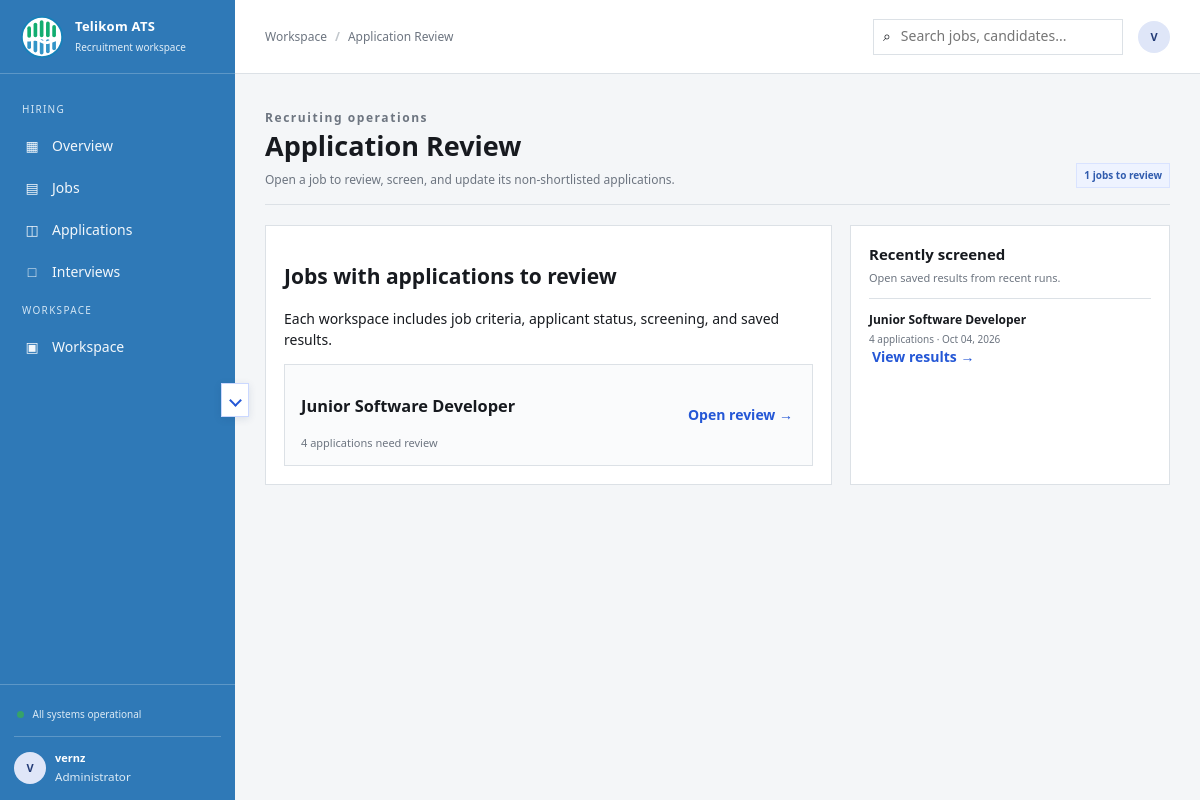
Before: /dashboard/review/ (signed in) with the older database file.
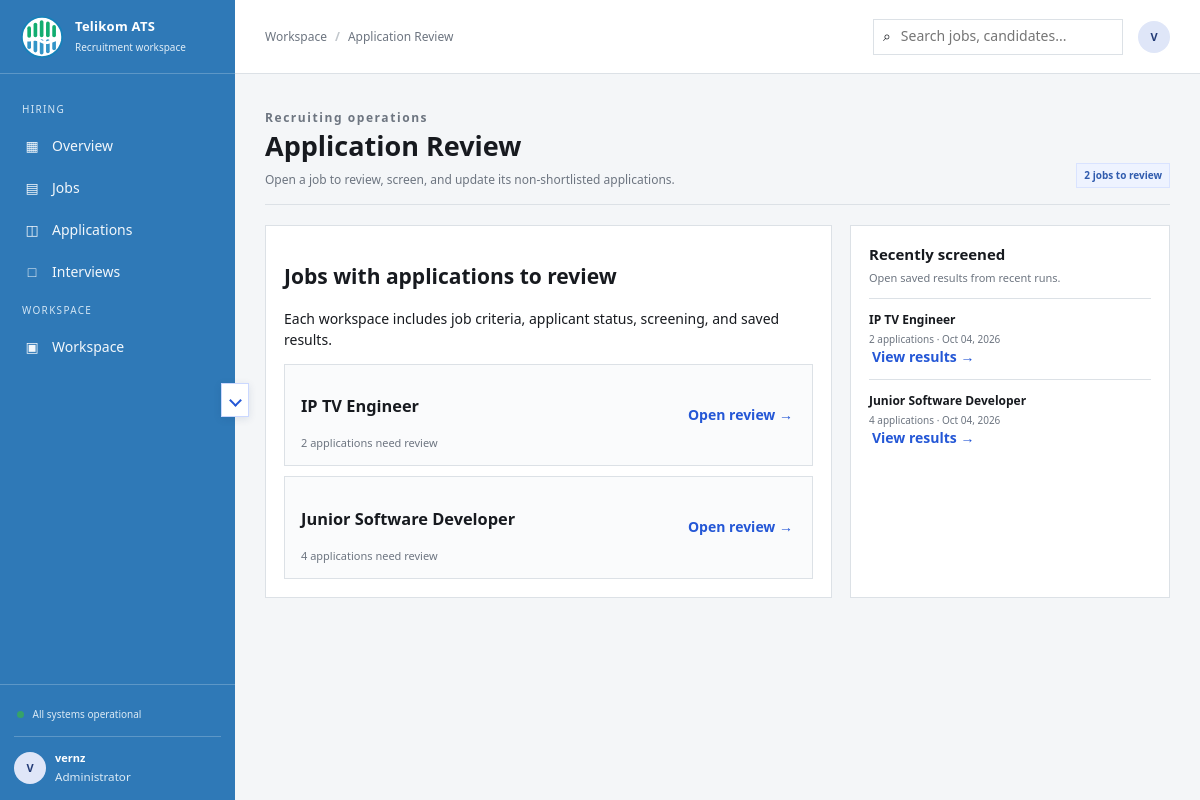
After: the same page with the newer database file.
### job_application/models.py (models this page shows, shortened)
class Job(models.Model):
    workflow = models.ForeignKey(
        'pipeline.Workflow',
        on_delete=models.SET_NULL,
        related_name='jobs',
        null=True,
        blank=True,
    )
    screening_threshold = models.PositiveSmallIntegerField(
        null=True,
        blank=True,
        validators=[MinValueValidator(0), MaxValueValidator(100)],
    )
    title = models.CharField(max_length=100)
    description = models.TextField()
    location = models.CharField(max_length=100)
    salary = models.DecimalField(
        max_digits=10,
        decimal_places=2
    )
    posted_date = models.DateTimeField(auto_now_add=True)
    deadline = models.DateTimeField()
    is_active = models.BooleanField(default=True)
    class Meta:
        db_table = 'main_app_job'

### application_screening/views.py (the view)
# urls.py: path('', views.screen_applications, name='screen_applications'),
@admin_required
def screen_applications(request):
    has_reviewable_application = Application.objects.filter(
        job_id=OuterRef('pk'),
    ).exclude(status=Application.Status.SHORTLISTED)
    jobs = (
        Job.objects
        .annotate(
            application_count=Count(
                'applications',
                filter=~Q(applications__status=Application.Status.SHORTLISTED),
                distinct=True,
            ),
            has_reviewable_application=Exists(has_reviewable_application),
        )
        .filter(has_reviewable_application=True)
        .order_by('-posted_date')
    )
    recent_jobs = (
        Job.objects
        .filter(applications__screening_result__isnull=False)
        .annotate(
            latest_screened_at=Max('applications__screening_result__created_at'),
            application_count=Count('applications', distinct=True),
        )
        .order_by('-latest_screened_at')
        .distinct()
    )
    return render(request, 'dashboard/screening/index.html', {
        'jobs': jobs,
        'recent_jobs': recent_jobs,
    })

### application_screening/views.py (called while the page is built)
def _is_admin(user):
    if user.is_superuser:
        return True
    profile = UserProfile.objects.filter(user=user).first()
    return profile is not None and profile.role == UserProfile.Role.ADMIN

def admin_required(view):
    @login_required
    @wraps(view)
    def wrapped(request, *args, **kwargs):
        if not _is_admin(request.user):
            raise Http404
        return view(request, *args, **kwargs)
    return wrapped

### tempates/dashboard/screening/index.html (shortened to what this page needs)
{% extends 'dashboard/atlas_shell.html' %}
{% block dashboard_content %}
<header class="review-page-heading">
    <div>
        <p class="eyebrow">Recruiting operations</p>
        <h1>Application Review</h1>
        <p>Open a job to review, screen, and update its non-shortlisted applications.</p>
    </div>
    <span class="tag auto">{{ jobs|length }} jobs to review</span>
</header>
<div class="review-layout-page">
    <main class="review-main-panel">
        <div class="screening-content-header">
            <h2>Jobs with applications to review</h2>
            <p>Each workspace includes job criteria, applicant status, screening, and saved results.</p>
        </div>
        <div class="review-job-list">
            {% for job in jobs %}
                <a class="review-job-card" href="{% url 'dashboard_review_job' job.pk %}">
                    <div>
                        <h3>{{ job.title }}</h3>
                        <div class="job-review-meta">
                            {{ job.application_count }} application{{ job.application_count|pluralize }} need review
                        </div>
                    </div>
                    <span class="textbtn">Open review →</span>
                </a>
            {% empty %}
                <p class="review-empty-state">No jobs have applications awaiting review.</p>
            {% endfor %}
        </div>
    </main>
    <aside class="review-side-panel">
        <div class="review-panel-heading">
            <div><h3>Recently screened</h3><p>Open saved results from recent runs.</p></div>
        </div>
        <div class="review-recent-list">
            {% for job in recent_jobs %}
                <div class="review-recent-item">
                    <strong>{{ job.title }}</strong>
                    <small>{{ job.application_count }} application{{ job.application_count|pluralize }} · {{ job.latest_screened_at|date:'M d, Y' }}</small>
                    <a class="textbtn" href="{% url 'dashboard_review_results' job.pk %}">View results →</a>
                </div>
            {% empty %}
                <p class="review-empty-state">No screening runs yet.</p>
            {% endfor %}
        </div>
    </aside>
</div>
{% endblock %}

Changed rows visible on the page:
added Job: title "IP TV Engineer", application_count "2", latest_screened_at "Oct 04, 2026"
Other visible differences:
{{ jobs|length }}: "1" → "2"
